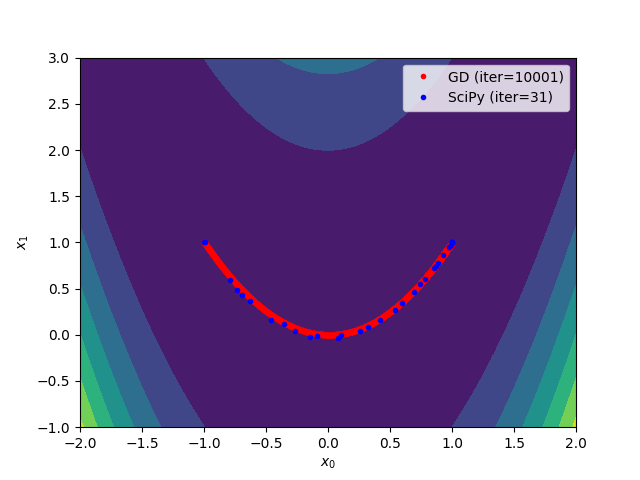

Here is the Python script that generated this plot:
import numpy as np
import matplotlib.pyplot as plt
from scipy.optimize import minimize

if __name__ == '__main__':
    # Define a cost function and its gradient
    f   = lambda x: (1 - x[0])**2 + 100*(x[1] - x[0]**2)**2
    fd  = lambda x: np.array([-2 * (1 - x[0]) - 400 * x[0] * (x[1] - x[0]**2), 200 * (x[1] - x[0]**2)]) 

    # Define configuration
    x_init = [-1, 1]   # Please try other initial points
    learn_rate = 0.001 # Please try 0.01, 0.005, and 0.0001
    max_iter = 10000  # Please try 100, 1000, and 100000
    min_tol = 1e-6

    # Optimize the cost function using my gradient descent
    x = np.array(x_init)
    gd_xs = [x]
    for i in range(max_iter):
        # Run the gradient descent
        xp = x
        x = x - learn_rate * fd(x)  # Implementing gradient descent
        gd_xs.append(x)

        # Check the terminal condition
        if np.linalg.norm(x - xp) < min_tol:
            break
    gd_xs = np.array(gd_xs)

    # Optimize the cost function using SciPy
    result = minimize(f, x_init, jac=fd, tol=min_tol, options={'maxiter': max_iter, 'return_all': True})
    sp_xs = np.array(result.allvecs)

    # Visualize the results
    x_range = np.linspace(-2, 2, 100)
    y_range = np.linspace(-1, 3, 100)
    xx, yy = np.meshgrid(x_range, y_range)
    zz = f((xx, yy))
    plt.contourf(xx, yy, zz)
    plt.plot(gd_xs[:,0], gd_xs[:,1], 'r.', label=f'GD (iter={len(gd_xs)})')
    plt.plot(sp_xs[:,0], sp_xs[:,1], 'b.', label=f'SciPy (iter={result.nit})')
    plt.xlabel('$x_0$')
    plt.ylabel('$x_1$')
    plt.legend()
    plt.savefig('multivar_optimization.png')
    plt.show()
    plt.close()
